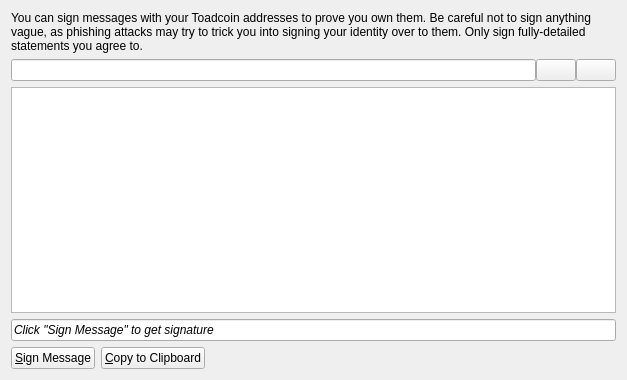
<?xml version="1.0" encoding="UTF-8"?>
<ui version="4.0">
 <class>MessagePage</class>
 <widget class="QWidget" name="MessagePage">
  <property name="geometry">
   <rect>
    <x>0</x>
    <y>0</y>
    <width>627</width>
    <height>380</height>
   </rect>
  </property>
  <property name="windowTitle">
   <string>Message</string>
  </property>
  <layout class="QVBoxLayout" name="verticalLayout">
   <item>
    <widget class="QLabel" name="labelExplanation">
     <property name="text">
      <string>You can sign messages with your Toadcoin addresses to prove you own them. Be careful not to sign anything vague, as phishing attacks may try to trick you into signing your identity over to them. Only sign fully-detailed statements you agree to.</string>
     </property>
     <property name="textFormat">
      <enum>Qt::AutoText</enum>
     </property>
     <property name="wordWrap">
      <bool>true</bool>
     </property>
    </widget>
   </item>
   <item>
    <layout class="QHBoxLayout" name="horizontalLayout_3">
     <property name="spacing">
      <number>0</number>
     </property>
     <item>
      <widget class="QValidatedLineEdit" name="signFrom">
       <property name="toolTip">
        <string>The address to sign the message with  (e.g. 1NS17iag9jJgTHD1VXjvLCEnZuQ3rJDE9L)</string>
       </property>
       <property name="maxLength">
        <number>34</number>
       </property>
      </widget>
     </item>
     <item>
      <widget class="QPushButton" name="addressBookButton">
       <property name="toolTip">
        <string>Choose adress from address book</string>
       </property>
       <property name="text">
        <string/>
       </property>
       <property name="icon">
        <iconset resource="../bitcoin.qrc">
         <normaloff>:/icons/address-book</normaloff>:/icons/address-book</iconset>
       </property>
       <property name="shortcut">
        <string>Alt+A</string>
       </property>
       <property name="autoDefault">
        <bool>false</bool>
       </property>
       <property name="flat">
        <bool>false</bool>
       </property>
      </widget>
     </item>
     <item>
      <widget class="QPushButton" name="pasteButton">
       <property name="toolTip">
        <string>Paste address from clipboard</string>
       </property>
       <property name="text">
        <string/>
       </property>
       <property name="icon">
        <iconset resource="../bitcoin.qrc">
         <normaloff>:/icons/editpaste</normaloff>:/icons/editpaste</iconset>
       </property>
       <property name="shortcut">
        <string>Alt+P</string>
       </property>
       <property name="autoDefault">
        <bool>false</bool>
       </property>
      </widget>
     </item>
    </layout>
   </item>
   <item>
    <widget class="QPlainTextEdit" name="message">
     <property name="toolTip">
      <string>Enter the message you want to sign here</string>
     </property>
    </widget>
   </item>
   <item>
    <widget class="QLineEdit" name="signature">
     <property name="font">
      <font>
       <italic>true</italic>
      </font>
     </property>
     <property name="text">
      <string>Click &quot;Sign Message&quot; to get signature</string>
     </property>
     <property name="readOnly">
      <bool>true</bool>
     </property>
    </widget>
   </item>
   <item>
    <layout class="QHBoxLayout" name="horizontalLayout">
     <item>
      <widget class="QPushButton" name="signMessage">
       <property name="toolTip">
        <string>Sign a message to prove you own this Toadcoin address</string>
       </property>
       <property name="text">
        <string>&amp;Sign Message</string>
       </property>
       <property name="icon">
        <iconset resource="../bitcoin.qrc">
         <normaloff>:/icons/edit</normaloff>:/icons/edit</iconset>
       </property>
      </widget>
     </item>
     <item>
      <widget class="QPushButton" name="copyToClipboard">
       <property name="toolTip">
        <string>Copy the current signature to the system clipboard</string>
       </property>
       <property name="text">
        <string>&amp;Copy to Clipboard</string>
       </property>
       <property name="icon">
        <iconset resource="../bitcoin.qrc">
         <normaloff>:/icons/editcopy</normaloff>:/icons/editcopy</iconset>
       </property>
      </widget>
     </item>
     <item>
      <spacer name="horizontalSpacer">
       <property name="orientation">
        <enum>Qt::Horizontal</enum>
       </property>
       <property name="sizeHint" stdset="0">
        <size>
         <width>40</width>
         <height>20</height>
        </size>
       </property>
      </spacer>
     </item>
    </layout>
   </item>
  </layout>
 </widget>
 <customwidgets>
  <customwidget>
   <class>QValidatedLineEdit</class>
   <extends>QLineEdit</extends>
   <header>qvalidatedlineedit.h</header>
  </customwidget>
 </customwidgets>
 <resources>
  <include location="../bitcoin.qrc"/>
 </resources>
 <connections/>
</ui>
